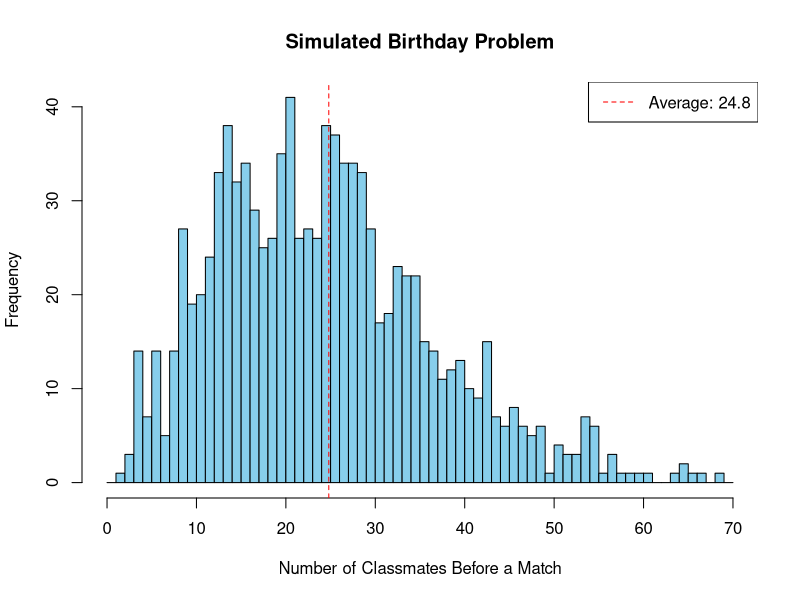

R code for this plot:
# Function to simulate the birthday problem
simulate_birthday_problem <- function(n) {
  # Initialize variables
  birthdays <- integer(n)
  match_found <- FALSE
  iterations <- 0
  
  # Simulate classmates entering the classroom
  while (!match_found) {
    iterations <- iterations + 1
    
    # Generate a new birthday
    new_birthday <- sample(1:365, 1)
    
    # Check for a matching birthday
    if (new_birthday %in% birthdays) {
      match_found <- TRUE
    } else {
      # If no match, add the new birthday to the list
      birthdays <- c(birthdays, new_birthday)
    }
  }
  
  return(iterations)
}

# Set parameters
num_simulations <- 1000  # Number of simulations

# Simulate the birthday problem multiple times
results <- sapply(1:num_simulations, function(i) simulate_birthday_problem(30))

# Plot the results
hist(results, breaks = seq(0, max(results) + 1, by = 1),
     col = "skyblue", xlab = "Number of Classmates Before a Match",
     ylab = "Frequency", main = "Simulated Birthday Problem")

# Add labels and grid
abline(v = mean(results), col = "red", lty = 2)
text(mean(results) + 5, 50, "Mean", col = "red")

# Add legend
legend("topright", legend = paste("Average:", round(mean(results), 2)), col = "red", lty = 2)
